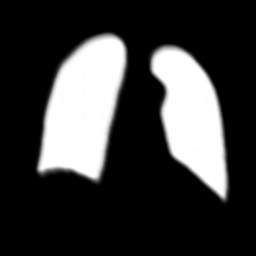
#> input picture MILESTONE2/DATA/ENHANCED/img_001_srcnn.png, 256 x 256 px
$ python -i enhancement.py   (imports and definitions only)
#> lines starting #> are read from the running program, lines starting #| are printed output that depends on the picture
#> further down, picture is the input picture: shape (256, 256); min 0, max 255, mean 59.3
import cv2
import numpy as np

def enhance_baseline(img_gray):
    """
    Baseline medical image enhancement:
    1. Denoising using Non-Local Means
    2. Sharpening (Unsharp Mask)
    3. Contrast improvement
    """
    # 1) Noise reduction
    denoised = cv2.fastNlMeansDenoising(
        img_gray, None, h=10, templateWindowSize=7, searchWindowSize=21
    )

    # 2) Unsharp masking (sharpening)
    blurred = cv2.GaussianBlur(denoised, (0, 0), sigmaX=3)
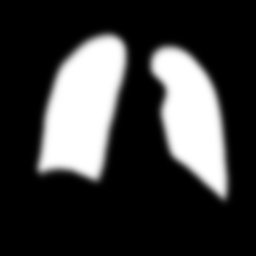
#> blurred: shape (256, 256); min 0, max 255, mean 59.3
    sharpened = cv2.addWeighted(denoised, 1.5, blurred, -0.5, 0)

    # 3) Brightness & contrast tuning
    enhanced = cv2.convertScaleAbs(sharpened, alpha=1.25, beta=8)
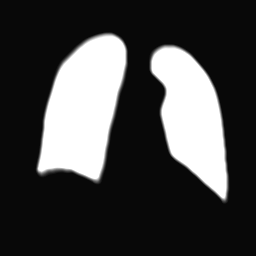
#> enhanced: shape (256, 256); min 8, max 255, mean 67.1

    return enhanced

>>> import cv2
>>> picture = cv2.imread('../../MILESTONE2/DATA/ENHANCED/img_001_srcnn.png', cv2.IMREAD_GRAYSCALE)
>>> result = enhance_baseline(picture)

$ run again, on MILESTONE2/DATA/ENHANCED/img_002_srcnn.png
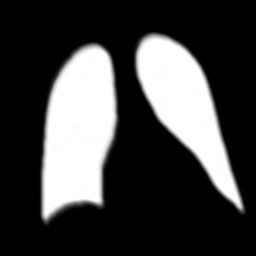
#> input picture MILESTONE2/DATA/ENHANCED/img_002_srcnn.png, 256 x 256 px
#> picture is the input picture: shape (256, 256); min 0, max 255, mean 66.5
#> in enhance_baseline, `blurred = cv2.GaussianBlur(denoised, (0, 0), sigmaX=3)`:
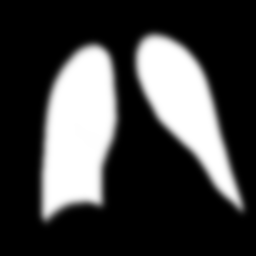
#> blurred: shape (256, 256); min 0, max 255, mean 66.5
#> in enhance_baseline, `enhanced = cv2.convertScaleAbs(sharpened, alpha=1.25, beta=8)`:
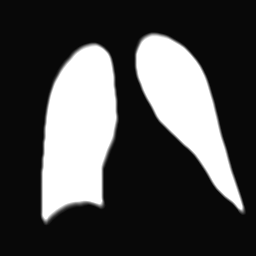
#> enhanced: shape (256, 256); min 8, max 255, mean 74.3

$ run again, on MILESTONE2/DATA/ENHANCED/img_003_srcnn.png
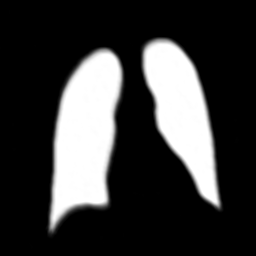
#> input picture MILESTONE2/DATA/ENHANCED/img_003_srcnn.png, 256 x 256 px
#> picture is the input picture: shape (256, 256); min 0, max 255, mean 58.2
#> in enhance_baseline, `blurred = cv2.GaussianBlur(denoised, (0, 0), sigmaX=3)`:
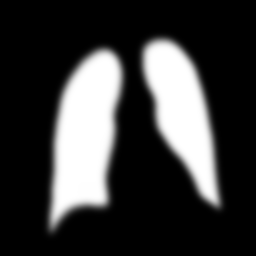
#> blurred: shape (256, 256); min 0, max 255, mean 58.2
#> in enhance_baseline, `enhanced = cv2.convertScaleAbs(sharpened, alpha=1.25, beta=8)`:
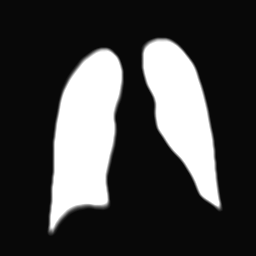
#> enhanced: shape (256, 256); min 8, max 255, mean 66.3

$ run again, on MILESTONE2/DATA/ENHANCED/img_004_srcnn.png
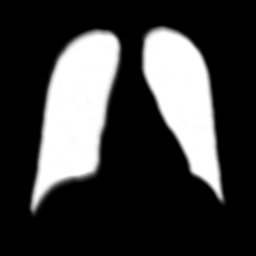
#> input picture MILESTONE2/DATA/ENHANCED/img_004_srcnn.png, 256 x 256 px
#> picture is the input picture: shape (256, 256); min 0, max 255, mean 62.2
#> in enhance_baseline, `blurred = cv2.GaussianBlur(denoised, (0, 0), sigmaX=3)`:
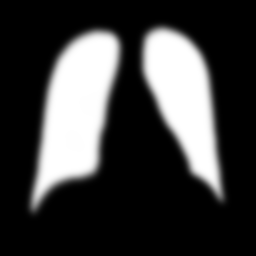
#> blurred: shape (256, 256); min 0, max 255, mean 62.2
#> in enhance_baseline, `enhanced = cv2.convertScaleAbs(sharpened, alpha=1.25, beta=8)`:
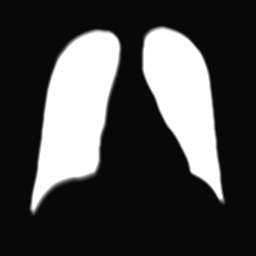
#> enhanced: shape (256, 256); min 8, max 255, mean 70.3
